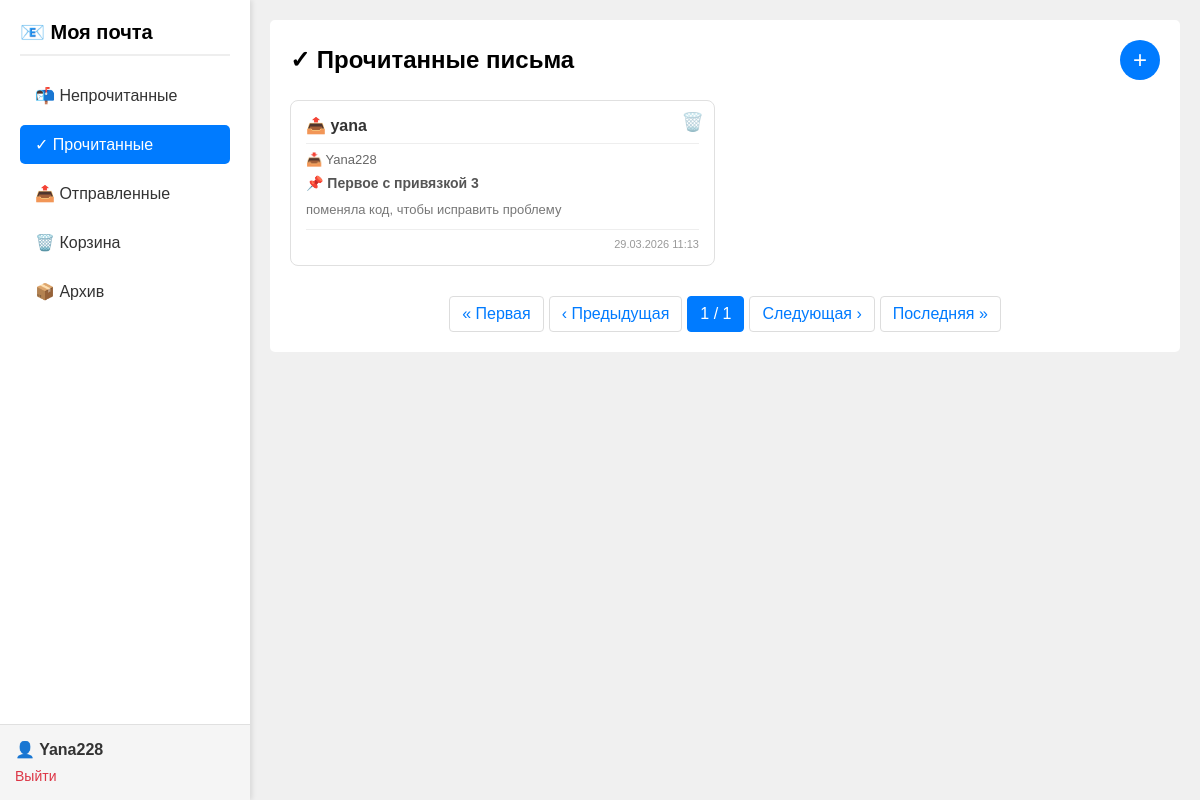
The app's page /read/ (signed in), older data.
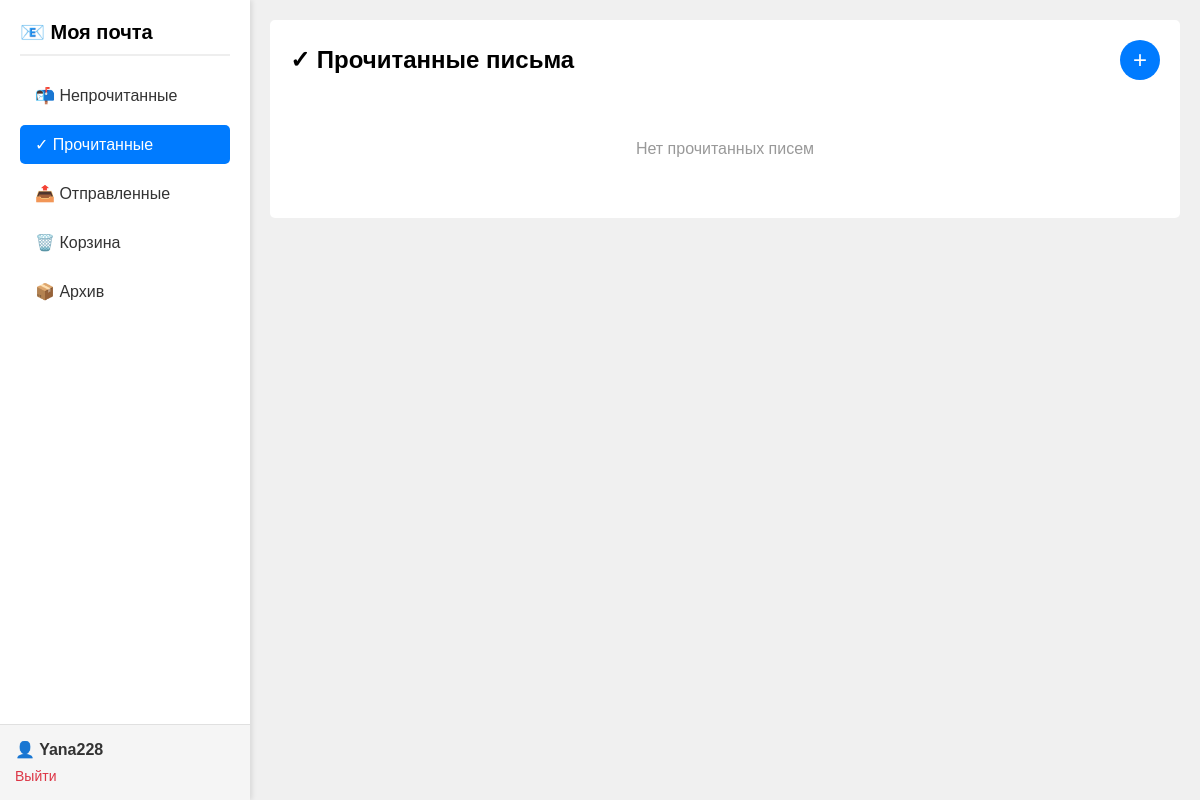
The same page, newer data.
### mail/models.py (models this page shows, shortened)
class Email(models.Model):
    FOLDER_CHOICES = [
        ("inbox", "Входящие"),
        ("sent", "Отправленные"),
        ("read", "Прочитанные"),
        ("unread", "Непрочитанные"),
        ("archive", "Архив"),
        ("trash", "Корзина"),
    ]
    sender = models.CharField("Отправитель (текст)", max_length=100)
    recipient = models.CharField("Получатель (текст)", max_length=100)
    subject = models.CharField("Тема", max_length=200)
    body = models.TextField("Текст письма")
    created_at = models.DateTimeField("Дата создания", auto_now_add=True)
    is_read = models.BooleanField("Прочитано", default=False)
    folder = models.CharField(
        "Папка", max_length=20, default="inbox", choices=FOLDER_CHOICES
    )
    sender_user = models.ForeignKey(
        User,
        on_delete=models.CASCADE,
        related_name="sent_emails",
        verbose_name="Отправитель (пользователь)",
        null=True,
        blank=True,
    )
    recipient_user = models.ForeignKey(
        User,
        on_delete=models.CASCADE,
        related_name="received_emails",
        verbose_name="Получатель (пользователь)",
        null=True,
        blank=True,
    )

### mail/views.py (the view)
# urls.py: path("read/", views.read_emails, name="read"),
@login_required
def read_emails(request):
    emails = Email.objects.filter(recipient_user=request.user, folder="read").order_by(
        "-created_at"
    )
    paginator = Paginator(emails, 9)
    page_number = request.GET.get("page")
    page_obj = paginator.get_page(page_number)
    return render(
        request, "mail/read.html", {"page_obj": page_obj, "active_tab": "read"}
    )

### templates/mail/read.html (shortened to what this page needs)
{% extends 'mail/base.html' %}
{% block content %}
    <div class="header-with-button">
        <h2>✓ Прочитанные письма</h2>
        <a href="{% url 'mail:compose' %}" class="add-button">+</a>
    </div>
    {% if page_obj %}
        <div class="emails-grid">
            {% for email in page_obj %}
                <div class="email-card">
                    <a href="{% url 'mail:view_email' email.id %}" style="text-decoration: none; color: inherit; display: block;">
                        <div class="email-sender">📤 {{ email.sender|truncatechars:30 }}</div>
                        <div class="email-recipient">📥 {{ email.recipient|truncatechars:30 }}</div>
                        <div class="email-subject">📌 {{ email.subject|truncatechars:40 }}</div>
                        <div class="email-body">{{ email.body|truncatechars:50 }}</div>
                        <div class="email-date">{{ email.created_at|date:"d.m.Y H:i" }}</div>
                    </a>
                    <form method="post" action="{% url 'mail:move_to_trash' email.id %}">
                        <button type="submit" class="trash-btn" title="Удалить">🗑️</button>
                    </form>
                </div>
            {% endfor %}
        </div>
        <div class="pagination">
            {% if page_obj.has_previous %}
                <a href="?page=1">« Первая</a>
                <a href="?page={{ page_obj.previous_page_number }}">‹ Предыдущая</a>
            {% else %}
                <span class="disabled">« Первая</span>
                <span class="disabled">‹ Предыдущая</span>
            {% endif %}
            <span class="current">{{ page_obj.number }} / {{ page_obj.paginator.num_pages }}</span>
            {% if page_obj.has_next %}
                <a href="?page={{ page_obj.next_page_number }}">Следующая ›</a>
                <a href="?page={{ page_obj.paginator.num_pages }}">Последняя »</a>
            {% else %}
                <span class="disabled">Следующая ›</span>
                <span class="disabled">Последняя »</span>
            {% endif %}
        </div>
    {% else %}
        <div class="empty-state"><p>Нет прочитанных писем</p></div>
    {% endif %}
{% endblock %}

### templates/mail/base.html (shortened to what this page needs)
<!DOCTYPE html>
<html lang="ru">
<head>
</head>
<body>
    <div class="app-container">
        <div class="sidebar">
            <div class="sidebar-top">
                <h1>📧 Моя почта</h1>
                <ul class="nav-menu">
                    <li><a href="{% url 'mail:inbox' %}" class="{% if active_tab == 'inbox' %}active{% endif %}">📬 Непрочитанные</a></li>
                    <li><a href="{% url 'mail:read' %}" class="{% if active_tab == 'read' %}active{% endif %}">✓ Прочитанные</a></li>
                    <li><a href="{% url 'mail:sent' %}" class="{% if active_tab == 'sent' %}active{% endif %}">📤 Отправленные</a></li>
                    <li><a href="{% url 'mail:trash' %}" class="{% if active_tab == 'trash' %}active{% endif %}">🗑️ Корзина</a></li>
                    <li><a href="{% url 'mail:archive' %}" class="{% if active_tab == 'archive' %}active{% endif %}">📦 Архив</a></li>
                </ul>
            </div>
            <div class="user-info-bottom">
                {% if user.is_authenticated %}
                    <div class="username">👤 {{ user.username }}</div>
                    <form method="post" action="/auth/logout/">
                        <button type="submit" class="logout-button">Выйти</button>
                    </form>
                {% else %}
                    <div class="login-links">
                        <a href="/auth/login/">Войти</a> |
                        <a href="{% url 'mail:signup' %}">Регистрация</a>
                    </div>
                {% endif %}
            </div>
        </div>
        <div class="main-content">
            <div class="content-card">
                {% block content %}
                {% endblock %}
            </div>
        </div>
    </div>
</body>
</html>

### templates/mail/base.html (style rules this page uses)
* { margin: 0; padding: 0; box-sizing: border-box; }
body { font-family: Arial, sans-serif; background: #f0f0f0; height: 100vh; overflow: hidden; }
.app-container { display: flex; height: 100vh; overflow: hidden; }
.sidebar { width: 250px; background: white; box-shadow: 2px 0 5px rgba(0,0,0,0.1); display: flex; flex-direction: column; height: 100vh; position: relative; flex-shrink: 0; }
.sidebar-top { flex: 1; overflow-y: auto; padding: 20px; }
.sidebar h1 { font-size: 20px; margin: 0 0 20px 0; padding-bottom: 10px; border-bottom: 2px solid #eee; }
.nav-menu { list-style: none; padding: 0; margin: 0; }
.nav-menu li { margin-bottom: 10px; }
.nav-menu a { display: block; padding: 10px 15px; text-decoration: none; color: #333; border-radius: 5px; transition: background 0.3s; }
.nav-menu a.active { background: #007bff; color: white; }
.user-info-bottom { padding: 15px; background: #f5f5f5; border-top: 1px solid #e0e0e0; flex-shrink: 0; }
.user-info-bottom .username { font-weight: bold; margin-bottom: 8px; color: #333; }
.logout-button { background: none; border: none; color: #dc3545; cursor: pointer; padding: 0; font-size: 14px; text-decoration: none; font-family: inherit; }
.main-content { flex: 1; overflow-y: auto; padding: 20px; }
.content-card { background: white; border-radius: 5px; padding: 20px; }
.empty-state { text-align: center; padding: 40px; color: #999; }

### templates/mail/read.html (style rules this page uses)
.add-button { display: inline-block; background: #007bff; color: white; font-size: 24px; width: 40px; height: 40px; line-height: 40px; text-align: center; border-radius: 50%; text-decoration: none; }
.header-with-button { display: flex; justify-content: space-between; align-items: center; margin-bottom: 20px; flex-wrap: wrap; }

Row changes from the older to the newer data that the page shows:
removed Email: sender "yana", recipient "Yana228", subject "Первое с привязкой 3", body "поменяла код, чтобы исправить проблему", created_at "29.03.2026 11:13"
Text that changed along with them:
{{ page_obj.number }}: "1" → (not shown)
{{ page_obj.paginator.num_pages }}: "1" → (not shown)
text no longer shown: "« Первая ‹ Предыдущая / Следующая › Последняя »"
text now shown: "Нет прочитанных писем"
